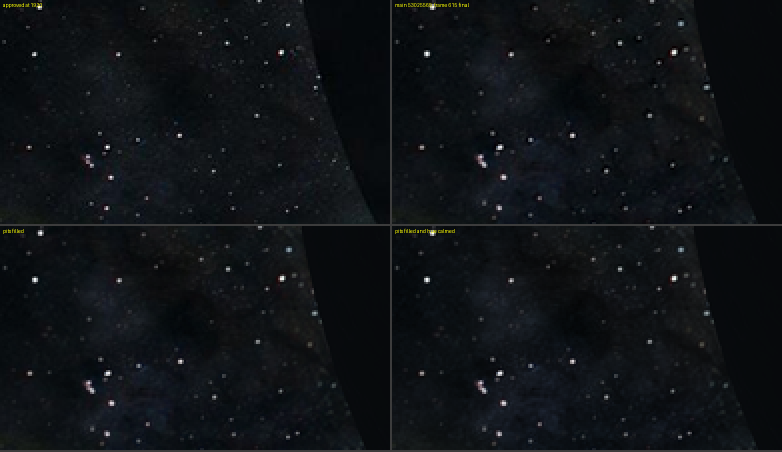
#> input picture assets-src/flightsky/mercury-615-pits.png, 1564 x 904 px, given in place of uranus-hero.png, which was not available (shown at 1/2 size)
$ python edge.py ../../flightsky/mercury-615-pits.png
#> lines starting #> are read from the running program, lines starting #| are printed output that depends on the picture
### assets-src/uranus/geo.py
import json
import numpy as np

W, H = 2816, 1584
VFOV = 30.0
CAM = np.array([-0.097815, 0.125613, 5.680177])
TH = np.tan(np.radians(VFOV) / 2)

SHAPE_AXIS = np.array([0.99885, -0.04789, 0.0])
SHAPE_AXIS = SHAPE_AXIS / np.linalg.norm(SHAPE_AXIS)
SHAPE_POLAR = 0.9833
SHAPE_EQUATOR = 1.00403
SHAPE_CENTER = np.array([-0.00273, -0.00263, 0.0])
SHAPE = SHAPE_EQUATOR * np.eye(3) + (SHAPE_POLAR - SHAPE_EQUATOR) * np.outer(SHAPE_AXIS, SHAPE_AXIS)
SHAPE_INV = np.linalg.inv(SHAPE)

DRIFT_HOLD = (2.2472, -3.4147)


def undrift(a):
    import cv2
    m = np.float32([[1, 0, DRIFT_HOLD[0]], [0, 1, DRIFT_HOLD[1]]])
    out = cv2.warpAffine(np.ascontiguousarray(a), m, (a.shape[1], a.shape[0]), flags=cv2.INTER_CUBIC, borderMode=cv2.BORDER_REPLICATE)
    return out if out.dtype == np.uint8 else np.clip(out, 0, 1)


# [23 lines left out: functions globe, graze, not called in this run]


def surface(u):
    return SHAPE_CENTER + u @ SHAPE


def to_linear(a):
    return np.where(a <= 0.04045, a / 12.92, ((a + 0.055) / 1.055) ** 2.4)


def to_srgb(a):
    a = np.clip(a, 0, 1)
    return np.where(a <= 0.0031308, a * 12.92, 1.055 * a ** (1 / 2.4) - 0.055)


def unfilm(y):
    y = np.clip(y, 0, 0.985)
    ca, cb, cc, cd, ce = 2.51, 0.03, 2.43, 0.59, 0.14
    kk = cd * y - cb
    return (-kk - np.sqrt(np.maximum(kk * kk - 4 * (cc * y - ca) * ce * y, 0))) / (2 * (cc * y - ca))


def film(x):
    x = np.maximum(x, 0)
    return np.clip(x * (2.51 * x + 0.03) / (x * (2.43 * x + 0.59) + 0.14), 0, 1)


def scene(a):
    return unfilm(to_linear(a))


def display(x):
    return to_srgb(film(x))


# [19 lines left out: functions rays, sphere, project, not called in this run]


def quat_matrix(q):
    x, y, z, w = q
    return np.array([[1 - 2 * (y * y + z * z), 2 * (x * y - z * w), 2 * (x * z + y * w)], [2 * (x * y + z * w), 1 - 2 * (x * x + z * z), 2 * (y * z - x * w)], [2 * (x * z - y * w), 2 * (y * z + x * w), 1 - 2 * (x * x + y * y)]])


# [14 lines left out: function matrix_quat, not called in this run]


def lonlat(p, rot):
    pb = p @ rot
    return np.arctan2(pb[..., 0], pb[..., 2]), np.arcsin(np.clip(pb[..., 1], -1, 1))


def direction(lon, lat):
    return np.stack([np.cos(lat) * np.sin(lon), np.sin(lat), np.cos(lat) * np.cos(lon)], -1)


def load_fit():
    return json.load(open('assets-src/uranus/fit.json'))

### assets-src/uranus/check/edge.py
import sys

import numpy as np
from PIL import Image
from scipy import ndimage as ndi

sys.path.insert(0, 'assets-src/uranus')
import geo

CX, CY = 1458.86, 860.13
A, B, ROT = 519.81, 530.77, -2.75


def load(path, shift):
    im = Image.open(path).convert('RGB')
    if im.size != (2816, 1584):
        im = im.resize((2816, 1584), Image.LANCZOS)
    a = np.asarray(im).astype(np.float32) / 255
    if shift:
        a = geo.undrift(a)
    return np.log(geo.scene(a) @ np.array([0.2126, 0.7152, 0.0722]) + 0.004)


def edge(img, ang):
    t = np.deg2rad(ang + np.linspace(-4, 4, 33))
    r = np.deg2rad(ROT)
    ex, ey = A * np.cos(t), B * np.sin(t)
    px = CX + ex * np.cos(r) - ey * np.sin(r)
    py = CY - (ex * np.sin(r) + ey * np.cos(r))
    nx, ny = np.cos(t) / A, np.sin(t) / B
    gx, gy = nx * np.cos(r) - ny * np.sin(r), -(nx * np.sin(r) + ny * np.cos(r))
    g = np.hypot(gx, gy)
    gx, gy = gx / g, gy / g
    s = np.arange(-8, 8.01, 0.25)
    prof = np.median(ndi.map_coordinates(img, [py[:, None] + gy[:, None] * s, px[:, None] + gx[:, None] * s], order=3), 0)
    grad = ndi.gaussian_filter1d(prof, 3, order=1)
    k = int(np.argmin(grad))
    if 0 < k < len(s) - 1:
        den = grad[k - 1] - 2 * grad[k] + grad[k + 1]
        off = 0.5 * (grad[k - 1] - grad[k + 1]) / den if den != 0 else 0
    else:
        off = 0
    return s[k] + off * 0.25, -grad[k]


def main():
    hero = load('references/approved/uranus-hero.png', False)
#> in load, im is the input picture: PIL image 1564x904 RGB; mean R, G, B 15.3, 18.6, 21.9
#> in to_linear, `return np.where(a <= 0.04045, a / 12.92, ((a + 0.055) / 1.055) ** 2.4)`:
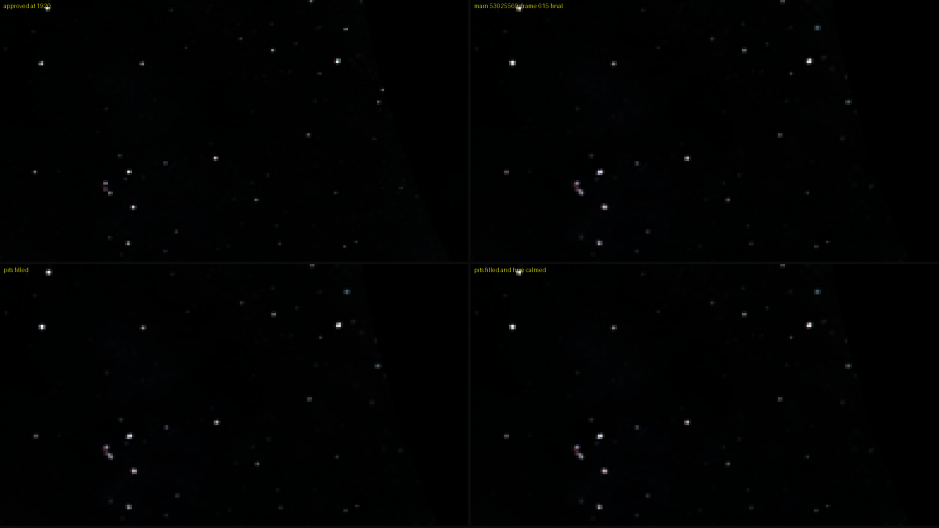
#> returned value: shape (1584, 2816, 3) float32 (shown at 1/3 size); mean of channels 0, 1, 2 0.00703, 0.00849, 0.00986; drawn as R, G, B
#> in load, `return np.log(geo.scene(a) @ np.array([0.2126, 0.7152, 0.0722]) + 0.004)`:
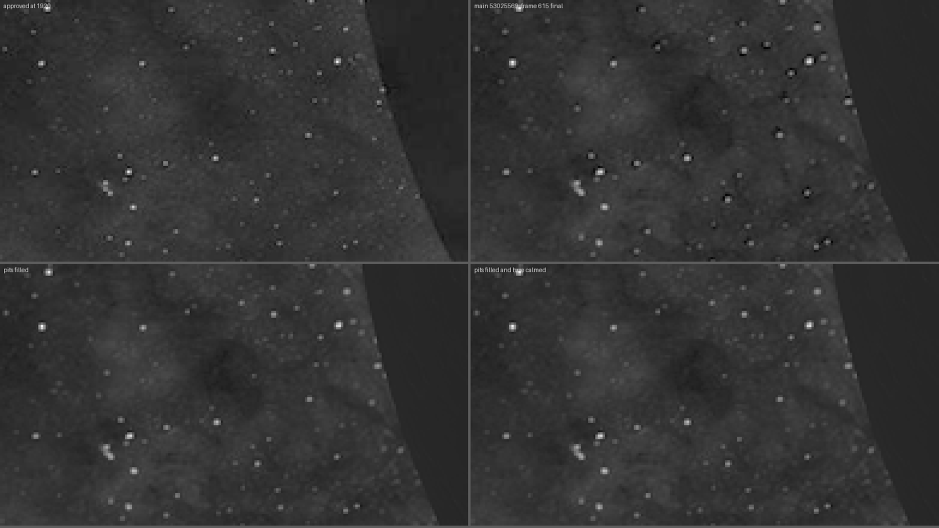
#> returned value: shape (1584, 2816) float64 (shown at 1/3 size); min -5.52, max 1.6, mean -4.06; drawn with min black and max white
    film = load(sys.argv[1], True)
#> in undrift, `out = cv2.warpAffine(np.ascontiguousarray(a), m, (a.shape[1], a.shape[..`:
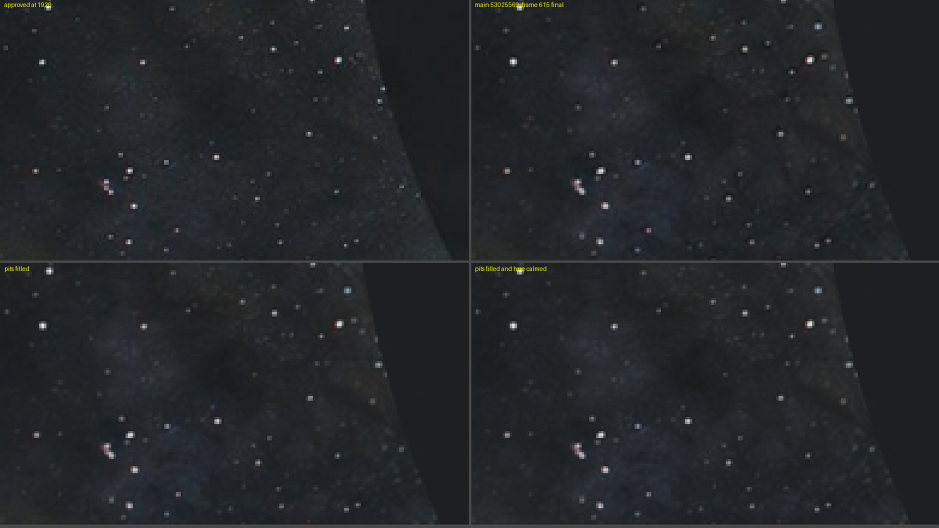
#> out: shape (1584, 2816, 3) float32 (shown at 1/3 size); mean R, G, B 0.0611, 0.0739, 0.087; drawn with min black and max white
#> in undrift, `return out if out.dtype == np.uint8 else np.clip(out, 0, 1)`:
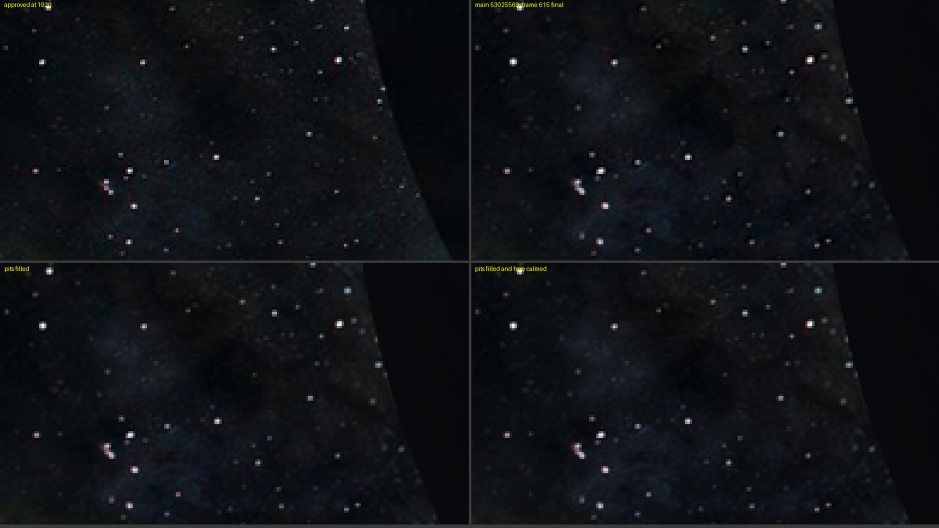
#> returned value: shape (1584, 2816, 3) float32 (shown at 1/3 size); mean of channels 0, 1, 2 0.0611, 0.0739, 0.087; drawn as R, G, B
    rows = []
    for ang in range(0, 360, 15):
        h, hs = edge(hero, ang)
        f, fs = edge(film, ang)
        rows.append((ang, h, f, f - h))
        print('angle %3d  hero edge %+5.2f px (step %.2f)  film edge %+5.2f px (step %.2f)  film - hero %+5.2f' % (ang, h, hs, f, fs, f - h))
#> this loop made 24 passes
#> (h, hs, f, fs) on passes 1 to 12: (-3.15, 0.00625, 1.11, 0.00152), (3.16, 0.00383, 6.24, 0.00337), (-7.14, 0.00424, -4.37, 0.00624), (-6.74, 0.00248, -2.25, 0.00268), (-1.54, 0.000842, -1.3, 0.000237), (-3.67, 0.00634, 0.227, 0.00562), (-2.75, 0.00101, -3, 0.00171), (-1.76, 1.03e-09, -3.99, 9.19e-10), (-0.0281, 0.00696, 3.17, 0.00361), (-7.2, 0.0034, -6.24, 0.00382), (-6.17, 0.00487, -6.91, 0.00563), (-6.96, 0.00646, -7.19, 0.00657)
#| angle   0  hero edge -3.15 px (step 0.01)  film edge +1.11 px (step 0.00)  film - hero +4.26
#| angle  15  hero edge +3.16 px (step 0.00)  film edge +6.24 px (step 0.00)  film - hero +3.08
#| angle  30  hero edge -7.14 px (step 0.00)  film edge -4.37 px (step 0.01)  film - hero +2.77
#| angle  45  hero edge -6.74 px (step 0.00)  film edge -2.25 px (step 0.00)  film - hero +4.49
#| angle  60  hero edge -1.54 px (step 0.00)  film edge -1.30 px (step 0.00)  film - hero +0.23
#| angle  75  hero edge -3.67 px (step 0.01)  film edge +0.23 px (step 0.01)  film - hero +3.89
#| angle  90  hero edge -2.75 px (step 0.00)  film edge -3.00 px (step 0.00)  film - hero -0.25
#| angle 105  hero edge -1.76 px (step 0.00)  film edge -3.99 px (step 0.00)  film - hero -2.23
#> (further printed lines are left out)
#> after the loop, rows = 24 items, first 6: (0, -3.15, 1.11, 4.26), (15, 3.16, 6.24, 3.08), (30, -7.14, -4.37, 2.77), (45, -6.74, -2.25, 4.49), (60, -1.54, -1.3, 0.232), (75, -3.67, 0.227, 3.89)
    d = np.array([r[3] for r in rows])
#> d = 24 values, max 10.06 at index 15, min -7.96 at index 22, mean 0.304
    a = np.deg2rad([r[0] for r in rows])
#> a = 24 values from 0 to 6.02
    m = np.stack([np.ones_like(a), np.cos(a), np.sin(a), np.cos(2 * a), np.sin(2 * a)], 1)
#> m = 24 rows, first 6: [1, 1, 0, 1, 0], [1, 0.966, 0.259, 0.866, 0.5], [1, 0.866, 0.5, 0.5, 0.866], [1, 0.707, 0.707, 6.12e-17, 1], [1, 0.5, 0.866, -0.5, 0.866], [1, 0.259, 0.966, -0.866, 0.5]
    c = np.linalg.lstsq(m, d, rcond=None)[0]
#> c = [0.304, 1.58, 1.41, 0.503, 0.893]
    print('film - hero fit: mean %+.2f  cos %+.2f  sin %+.2f  cos2 %+.2f  sin2 %+.2f  residual rms %.2f' % (*c, (d - m @ c).std()))
#| film - hero fit: mean +0.30  cos +1.58  sin +1.41  cos2 +0.50  sin2 +0.89  residual rms 3.77


main()
